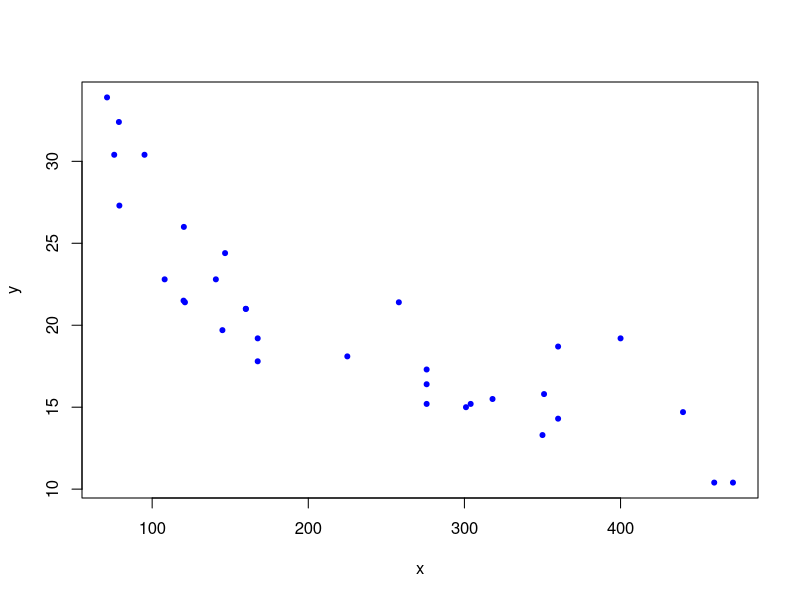
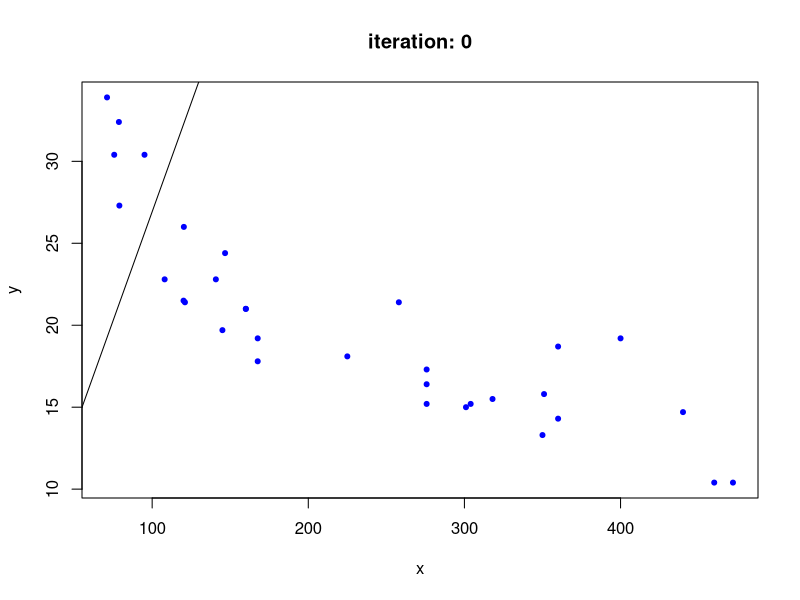
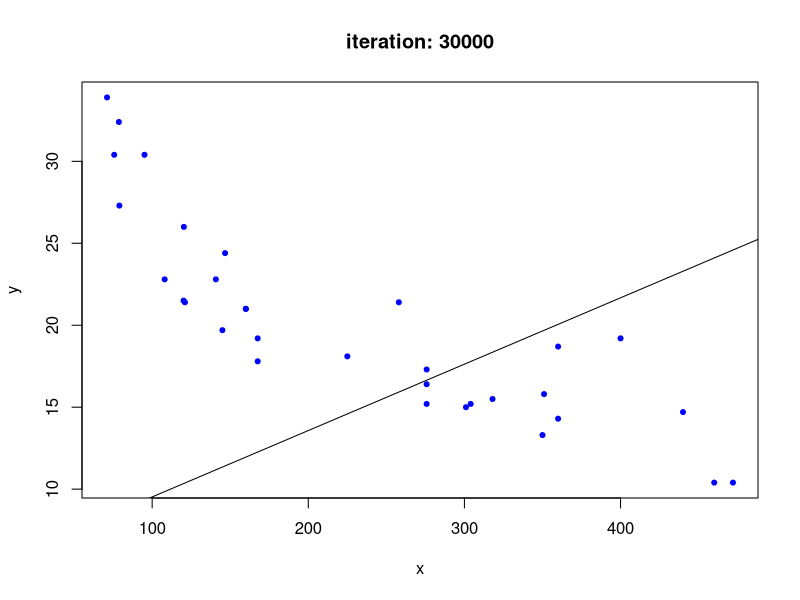
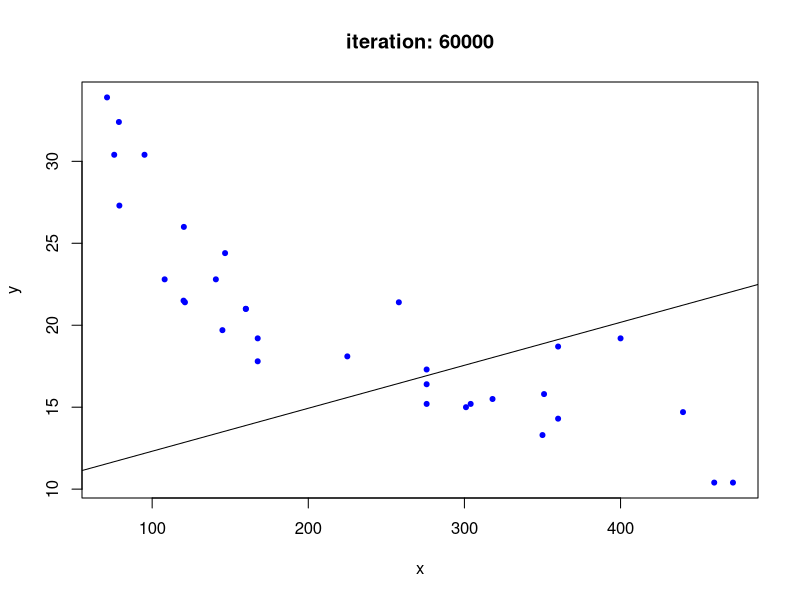
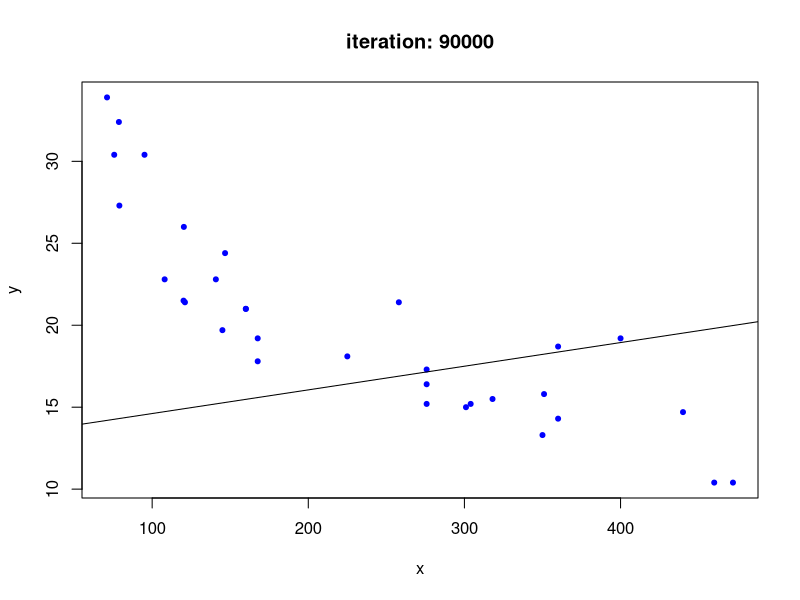
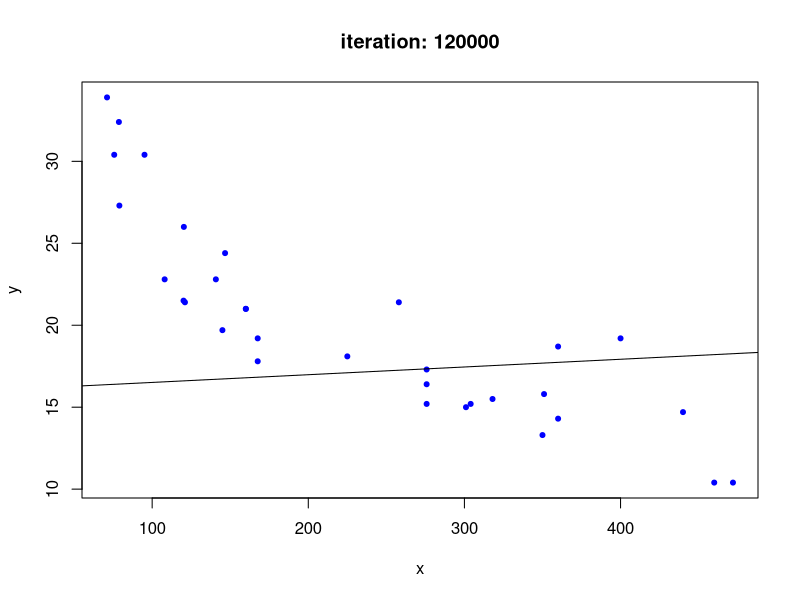
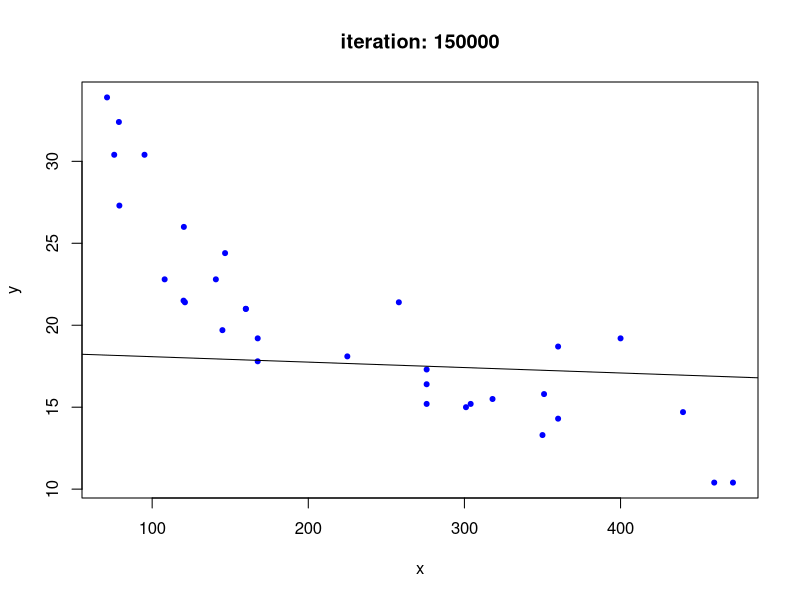
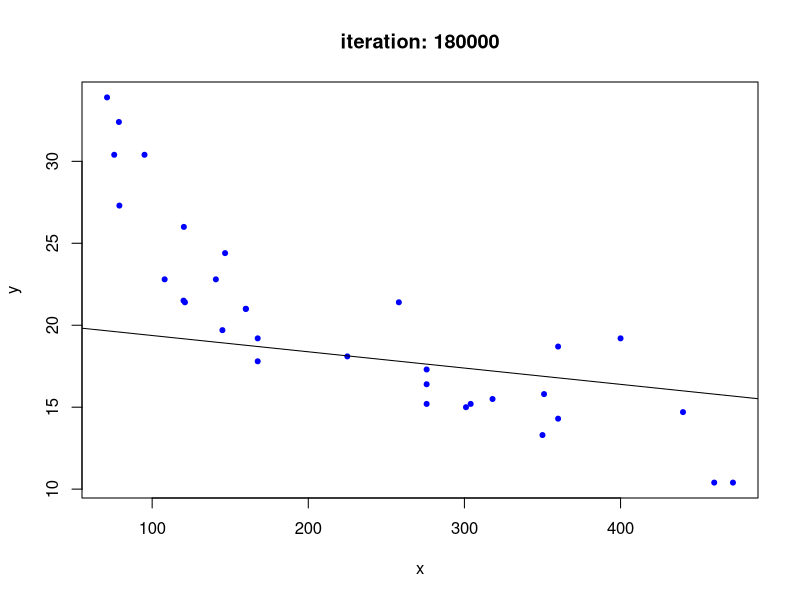

R code for these plots, in order: (Note: a time limit stopped this script after it produced the figures.)


# gradient descent algorithm implemented in R:

# this is specifically for linear algorithms though, but it will still be interesting to learn
# https://sw23993.wordpress.com/2017/02/12/implementing-the-gradient-descent-algorithm-in-r/ 


#' The goal of machine learning is to figure out a function f(x) that maps a value "x" to a
#' corresponding y value (the label)
#' 
#' In order to figure out how effective our function f(x) is... we need a way to measure
#' it's predictive capability relative to other functions. For this, we need a "cost function" 
#' which we'll call J(). 
#' 
#' For simple linear regression problems, we can find the best fit line using a least squares
#' calculation, but we'll show how a more complicated J() Cost function would work on a linear model.
#' The J() cost function we'll use here is called "gradient descent" and it uses calculus / derivatives
#' in order to A) determine what changes 




# his definition of the line equation is using these variables:
# y = mx + c    (m is slope coefficient, x is variable, c is intercept)

# original
gradientDesc <- function(x, y, learn_rate, conv_threshold, n, max_iter) {
    plot(x, y, col = "blue", pch = 20)
    m <- runif(1, 0, 1)
    c <- runif(1, 0, 1)
    yhat <- m * x + c
    MSE <- sum((y - yhat) ^ 2) / n
    converged = F
    iterations = 0
    while(converged == F) {
        print(iterations)
        ## Implement the gradient descent algorithm
        m_new <- m - learn_rate * ((1 / n) * (sum((yhat - y) * x)))
        c_new <- c - learn_rate * ((1 / n) * (sum(yhat - y)))
        m <- m_new
        c <- c_new
        yhat <- m * x + c
        MSE_new <- sum((y - yhat) ^ 2) / n
        if(MSE - MSE_new <= conv_threshold) {
            abline(c, m) 
            converged = T
            return(paste("Optimal intercept:", c, "Optimal slope:", m))
        }
        iterations = iterations + 1
        if(iterations > max_iter) { 
            abline(c, m) 
            converged = T
            return(paste("Optimal intercept:", c, "Optimal slope:", m))
        }
    }
}


my_gradientDesc <- function(x, y, learn_rate, conv_threshold, n, max_iter, print_every_n=30000) {
    plot(x, y, col = "blue", pch = 20)
    m <- runif(1, 0, 1)
    c <- runif(1, 0, 1)
    yhat <- m * x + c
    MSE <- sum((y - yhat) ^ 2) / n
    converged = F
    iterations = 0
    while(converged == F) {
        
        # this is my addition, every 1000...
                # optional- create new plot with number of iterations listed
                # mark the current best fit line
            # or just add the line to existing plot so we have a ton of lines
        if(iterations %% print_every_n == 0) {
            plot(x, y, col = "blue", pch = 20, main=paste0("iteration: ", iterations))
            abline(c, m)
            Sys.sleep(1)
        }
        
        print(iterations)
        ## Implement the gradient descent algorithm
        m_new <- m - learn_rate * ((1 / n) * (sum((yhat - y) * x)))
        c_new <- c - learn_rate * ((1 / n) * (sum(yhat - y)))
        m <- m_new
        c <- c_new
        yhat <- m * x + c
        MSE_new <- sum((y - yhat) ^ 2) / n
        
        # break statements
        if(MSE - MSE_new <= conv_threshold) {
            abline(c, m) 
            converged = T
            return(paste("Optimal intercept:", c, "Optimal slope:", m))
        }
        iterations = iterations + 1
        if(iterations > max_iter) { 
            abline(c, m) 
            converged = T
            return(paste("Optimal intercept:", c, "Optimal slope:", m))
        }
    }
}



# Run the function 
set.seed(1)
#gradientDesc(mtcars$disp, mtcars$mpg, 0.0000293, 0.001, 32, 2500000)
my_gradientDesc(x=mtcars$disp, 
                y=mtcars$mpg, 
                learn_rate=0.0000293, 
                conv_threshold=0.001, 
                n=32, 
                max_iter=2500000,
                print_every_n=30000)


my_gradientDesc(x=mtcars$disp, 
                y=mtcars$mpg, 
                learn_rate=0.0000293, 
                conv_threshold=0.001, 
                n=32, 
                max_iter=2500000,
                print_every_n=1000)
